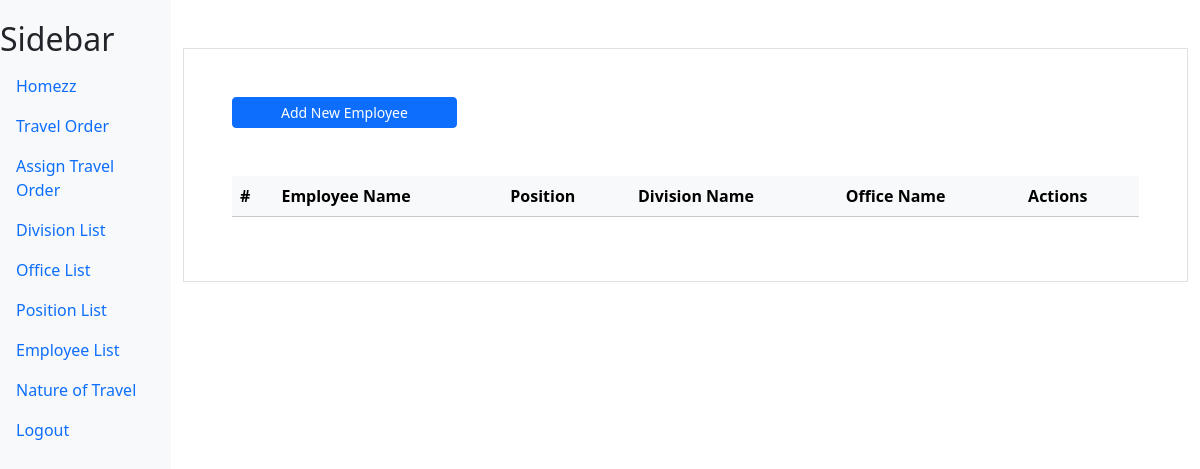
The app's page /employee/ (signed in), older data.
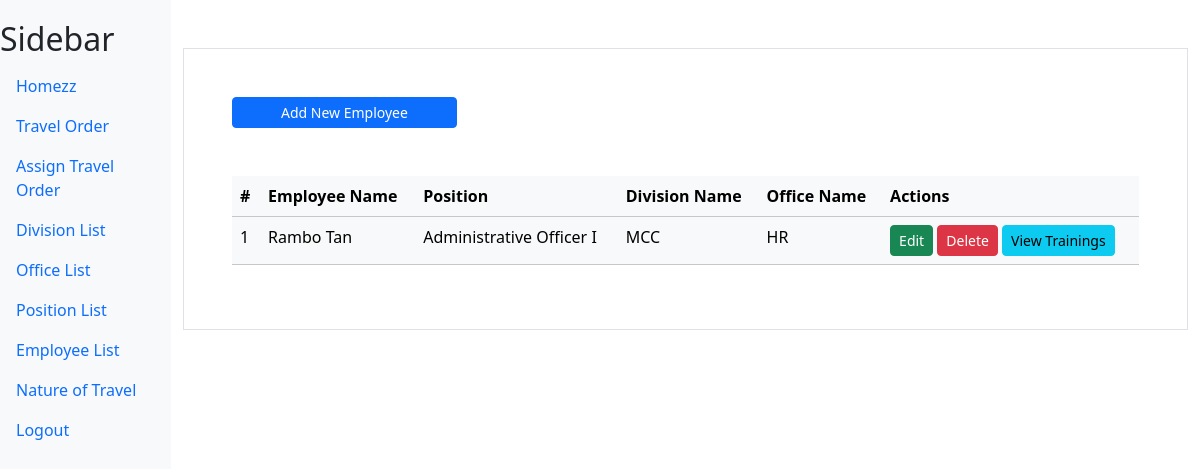
The same page, newer data.
### myapp/models.py (models this page shows)
class Employee(models.Model):
    employee_name = models.CharField(max_length=100, verbose_name="Employee Name")
    position = models.ForeignKey(Position,on_delete=models.CASCADE)
    office = models.ForeignKey(Office,on_delete=models.CASCADE)

class Position(models.Model):
    position_name = models.CharField(max_length=100, verbose_name="Position")

class Office(models.Model):
    office_name = models.CharField(max_length=100, verbose_name="Office")
    division = models.ForeignKey(Division,on_delete=models.CASCADE)

class Division(models.Model):
    division_name = models.CharField(max_length=100, verbose_name="Division")

### myapp/views.py (the view, shortened to what this page needs)
# urls.py: path('employee/',views.employee,name='employee'),
@login_required
def employee(request):
    position = Position.objects.all()
    division = Division.objects.all()
    office = Office.objects.all()
    employee = Employee.objects.all()
    context = {"position_list":position,"division_list":division,"office_list":office,"employee_list":employee}
    return render(request,'myapp/employee.html',context)

### myapp/templates/myapp/employee.html (shortened to what this page needs)
{% extends "myapp/base.html" %}
{% block content %}
<div class="container mt-5 p-5 border">
    <div class="">
        <a href="#" class="btn btn-primary px-5 btn-sm" data-bs-toggle="modal" data-bs-target="#addModal">Add New Employee</a>
    </div>
    <table class="table mt-5 table-light">
        <thead>
            <tr>
                <th scope="col">#</th>
                <th scope="col">Employee Name</th>
                <th scope="col">Position</th>
                <th scope="col">Division Name</th>
                <th scope="col">Office Name</th>
                <th scope="col">Actions</th>
            </tr>
        </thead>
        <tbody>
            {% for employee in employee_list %}
            <tr>
                <td>{{ forloop.counter }}</td>
                <td>{{ employee.employee_name }}</td>
                <td>{{ employee.position.position_name }}</td>
                <td>{{ employee.office.division.division_name }}</td>
                <td>{{ employee.office.office_name }}</td>
                <td>
                    <a href="#" class="btn btn-success btn-sm" data-bs-toggle="modal" data-bs-target="#updateModal_{{ employee.id }}">Edit</a>
                    <a href="#" class="btn btn-danger btn-sm" data-bs-toggle="modal" data-bs-target="#deleteModal_{{ employee.id }}">Delete</a>
                    <a href="/trainings/{{ employee.id }}" class="btn btn-info btn-sm">View Trainings</a>
                </td>
            </tr>
            {% endfor %}
        </tbody>
    </table>
</div>
{% endblock content %}

Row changes from the older to the newer data that the page shows:
added Employee: employee_name "Rambo Tan", position.position_name "Administrative Officer I", office.division.division_name "MCC", office.office_name "HR"
